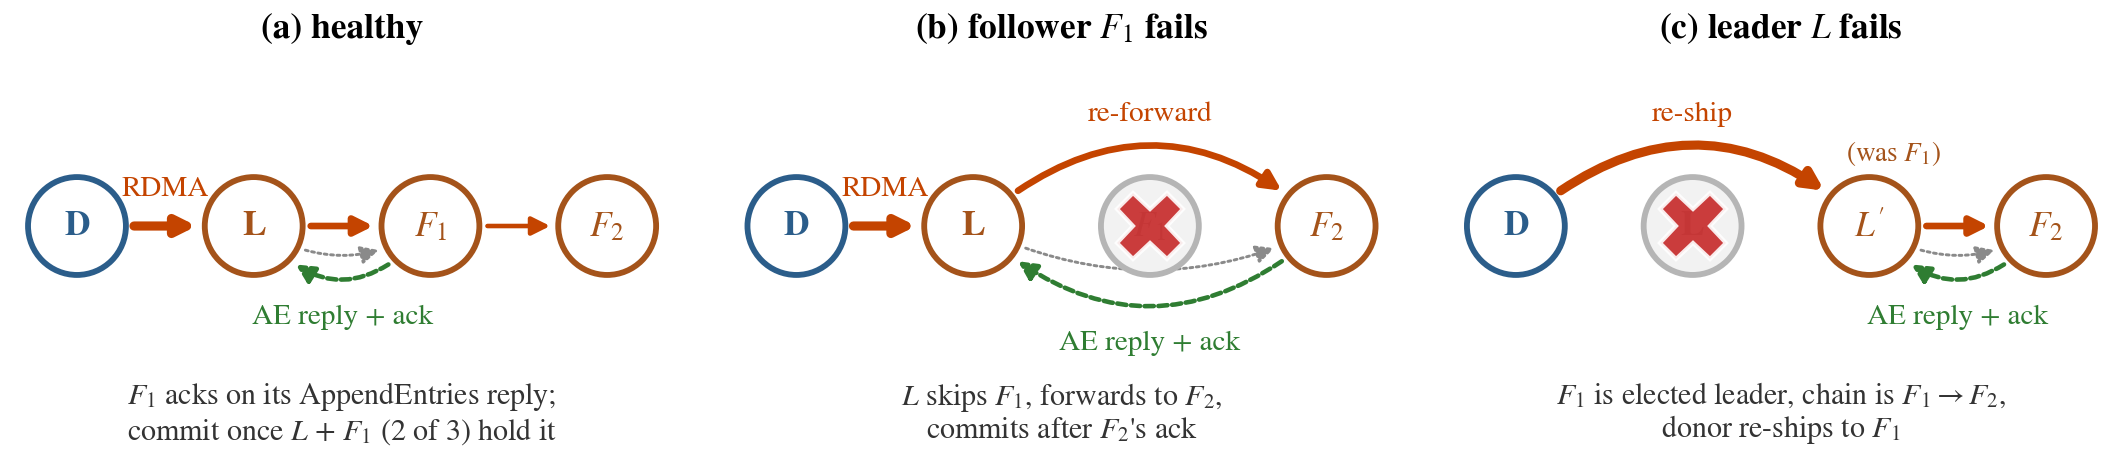

Python code for this plot:
"""
Figure: how the recipient chain re-forms after a node dies.

(a) healthy: donor -> L -> F1 -> F2; L commits after F1's ack (L + F1 = 2 of 3).
(b) F1 dies: L drops it, forwards straight to F2, and waits for F2's ack.
(c) L dies: F1 is elected leader, the chain becomes F1 -> F2, the donor re-ships to F1.

Source: redis/src/cluster_rdma_chain.c (rdmaLeaderChainDropDeadHead, establish-time
compaction of dead followers), CRASH_SCENARIOS.md S1/S4.
"""

import os

import matplotlib.pyplot as plt
from matplotlib.patches import Circle, FancyArrowPatch

plt.rcParams.update({
    "font.family": "STIXGeneral",
    "mathtext.fontset": "stix",
    "font.size": 8,
    "pdf.fonttype": 42,
})

C_DONOR, C_RECP, C_DEAD = "#2b5d8a", "#a4531a", "#b5b5b5"
C_DATA, C_ACK, C_CRASH = "#c44400", "#2f7d32", "#c62828"
C_AE = "#8a8a8a"

X = {"D": 1.0, "L": 3.6, "F1": 6.2, "F2": 8.8}
Y0, R = 3.0, 0.72

fig, axes = plt.subplots(1, 3, figsize=(7.16, 2.0))


def node(ax, k, text, color, dead=False):
    ax.add_patch(Circle((X[k], Y0), R, fc="white" if not dead else "#f2f2f2",
                        ec=C_DEAD if dead else color, lw=1.4, zorder=3))
    ax.text(X[k], Y0, text, ha="center", va="center", fontsize=8.5,
            color=C_DEAD if dead else color, fontweight="bold", zorder=4)
    if dead:
        ax.plot(X[k], Y0, marker="X", ms=16, color=C_CRASH, mec="white",
                mew=1.0, alpha=0.9, zorder=5)


def link(ax, a, b, color, lw=1.6, rad=0.0, ls="-", label=None, ly=0.0):
    ax.add_patch(FancyArrowPatch((X[a], Y0), (X[b], Y0), arrowstyle="-|>",
                                 mutation_scale=9, lw=lw, color=color, ls=ls,
                                 connectionstyle=f"arc3,rad={rad}",
                                 shrinkA=R * 19, shrinkB=R * 19, zorder=2))
    if label:
        ax.text((X[a] + X[b]) / 2, Y0 + ly, label, ha="center", va="center",
                fontsize=7, color=color)


def ae(ax, leader, follower, rad):
    """Leader's AppendEntries to a follower, and the reply that carries the ack."""
    link(ax, leader, follower, C_AE, lw=0.7, rad=rad * 0.55, ls=(0, (1, 1.2)))
    link(ax, follower, leader, C_ACK, lw=1.1, rad=-rad, ls=(0, (2, 1)))
    d = abs(X[follower] - X[leader])
    ax.text((X[leader] + X[follower]) / 2, Y0 - max(rad * d / 2, R) - 0.55,
            "AE reply + ack", ha="center", va="center", fontsize=7, color=C_ACK)


def panel(ax, title, caption):
    ax.set_xlim(0, 9.8)
    ax.set_ylim(0, 6.2)
    ax.set_aspect("equal")
    ax.axis("off")
    ax.text(4.9, 5.9, title, ha="center", va="center", fontsize=8.5, fontweight="bold")
    ax.text(4.9, 0.25, caption, ha="center", va="center", fontsize=7.2,
            color="#333333", linespacing=1.1)


# (a) healthy
ax = axes[0]
panel(ax, "(a) healthy", "$F_1$ acks on its AppendEntries reply;\ncommit once $L$ + $F_1$ (2 of 3) hold it")
for k, t, c in [("D", "D", C_DONOR), ("L", "L", C_RECP),
                ("F1", "$F_1$", C_RECP), ("F2", "$F_2$", C_RECP)]:
    node(ax, k, t, c)
link(ax, "D", "L", C_DATA, lw=2.2, label="RDMA", ly=0.55)
link(ax, "L", "F1", C_DATA)
link(ax, "F1", "F2", C_DATA, lw=1.1)
ae(ax, "L", "F1", 0.6)

# (b) follower F1 dies
ax = axes[1]
panel(ax, "(b) follower $F_1$ fails", "$L$ skips $F_1$, forwards to $F_2$,\n"
      "commits after $F_2$'s ack")
node(ax, "D", "D", C_DONOR)
node(ax, "L", "L", C_RECP)
node(ax, "F1", "$F_1$", C_RECP, dead=True)
node(ax, "F2", "$F_2$", C_RECP)
link(ax, "D", "L", C_DATA, lw=2.2, label="RDMA", ly=0.55)
link(ax, "L", "F2", C_DATA, rad=-0.45, label="re-forward", ly=1.65)
ae(ax, "L", "F2", 0.45)

# (c) recipient leader L dies
ax = axes[2]
panel(ax, "(c) leader $L$ fails", "$F_1$ is elected leader, chain is $F_1 \\to F_2$,\n"
      "donor re-ships to $F_1$")
node(ax, "D", "D", C_DONOR)
node(ax, "L", "L", C_RECP, dead=True)
node(ax, "F1", "$L'$", C_RECP)
ax.text(X["F1"] + 0.35, Y0 + R + 0.35, "(was $F_1$)", ha="center", va="center",
        fontsize=6.5, color=C_RECP)
node(ax, "F2", "$F_2$", C_RECP)
link(ax, "D", "F1", C_DATA, lw=2.2, rad=-0.45, label="re-ship", ly=1.65)
link(ax, "F1", "F2", C_DATA)
ae(ax, "F1", "F2", 0.6)

fig.subplots_adjust(left=0.01, right=0.99, top=0.99, bottom=0.01, wspace=0.08)
out_dir = os.path.dirname(os.path.abspath(__file__))
for ext in ("pdf", "png"):
    out = os.path.join(out_dir, f"figure_chain_reform.{ext}")
    fig.savefig(out, dpi=300, bbox_inches="tight", pad_inches=0.03)
    print(f"wrote {out}")
